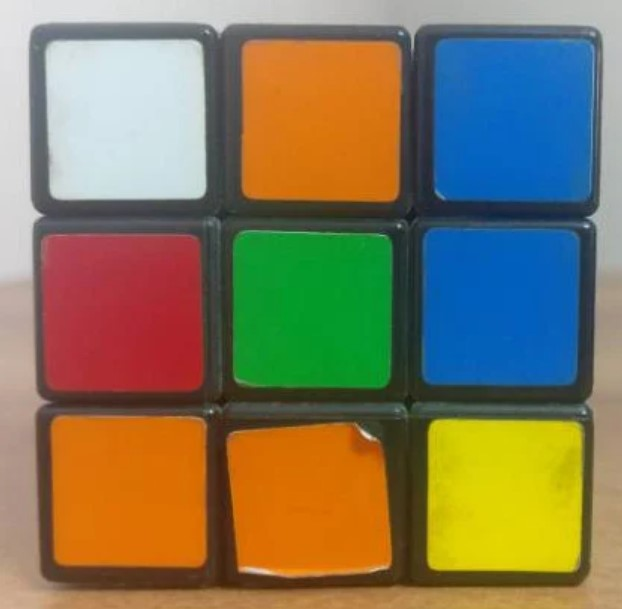
#> input picture mg06/cubic_puzzle.jpg, 622 x 609 px, found by its file name
$ python tugas04.py
#> lines starting #> are read from the running program, lines starting #| are printed output that depends on the picture
import cv2 as cv
import numpy as np
import matplotlib.pyplot as plt
import os

def cvt_gray(frame, c_bgr=(0.114, 0.587, 0.299)):
    # create black img that have similar size to img
    w,h,c = frame.shape
    gray = np.zeros( (w,h,c) )

    # extract 3 channel: bgr
    ch_b, ch_g, ch_r = frame[:,:,0], frame[:,:,1], frame[:,:,2]

    # convert bgr channel to gray
    for i in range(w):
        for j in range(h):
            gray[i][j]  = c_bgr[0] * ch_b[i][j] \
                            + c_bgr[1] * ch_g[i][j] \
                            + c_bgr[2] * ch_r[i][j]

    return gray


def run_tugas04(path="mg06/cubic_puzzle.jpg"):
    # read img in rgb color space
#> called with path = 'mg06/cubic_puzzle.jpg'
    img = cv.imread(path)
#> img is the input picture: shape (609, 622, 3); mean B, G, R 89.5, 120.8, 130.2
    gray = cv.cvtColor(img, cv.COLOR_RGB2GRAY)
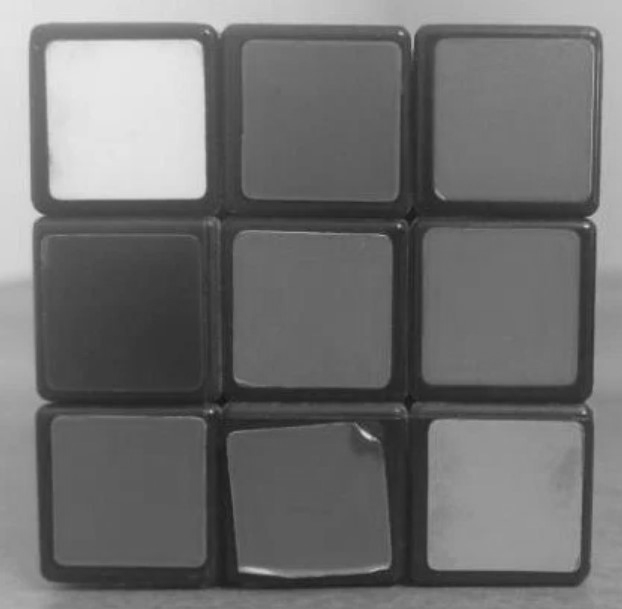
#> gray: shape (609, 622); min 15, max 232, mean 112.5

    gray2 = cvt_gray(img)
#> in cvt_gray, `ch_b, ch_g, ch_r = frame[:,:,0], frame[:,:,1], frame[:,:,2]`:
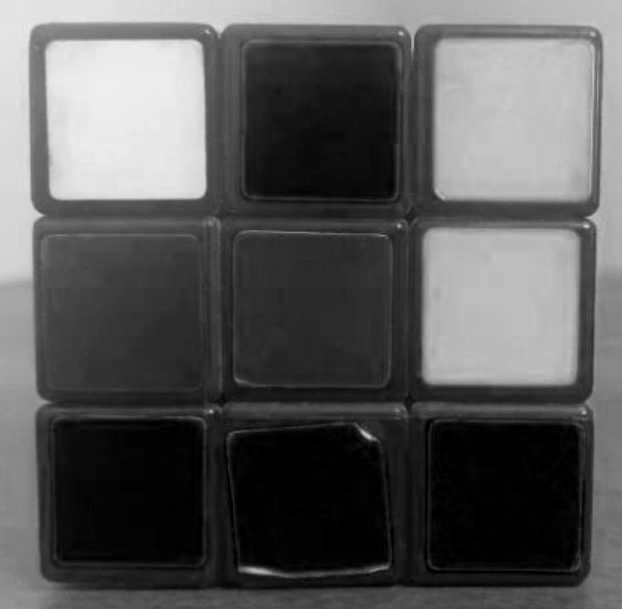
#> ch_b: shape (609, 622); min 0, max 238, mean 89.5
#> in cvt_gray, `ch_b, ch_g, ch_r = frame[:,:,0], frame[:,:,1], frame[:,:,2]`:
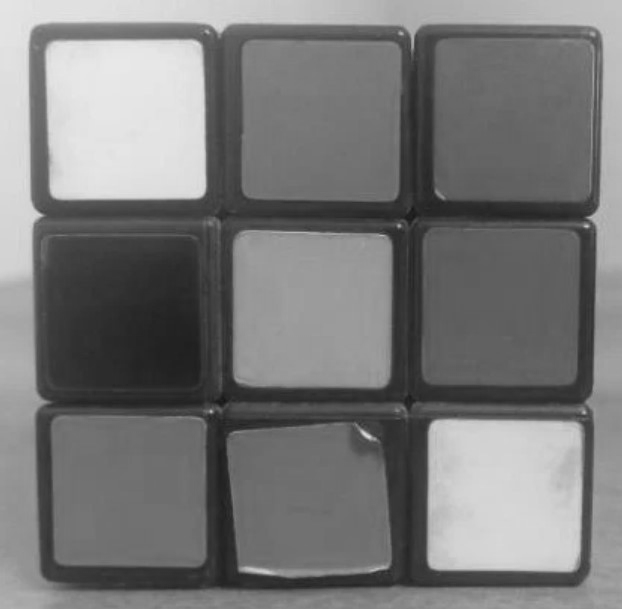
#> ch_g: shape (609, 622); min 19, max 232, mean 120.8
#> in cvt_gray, `ch_b, ch_g, ch_r = frame[:,:,0], frame[:,:,1], frame[:,:,2]`:
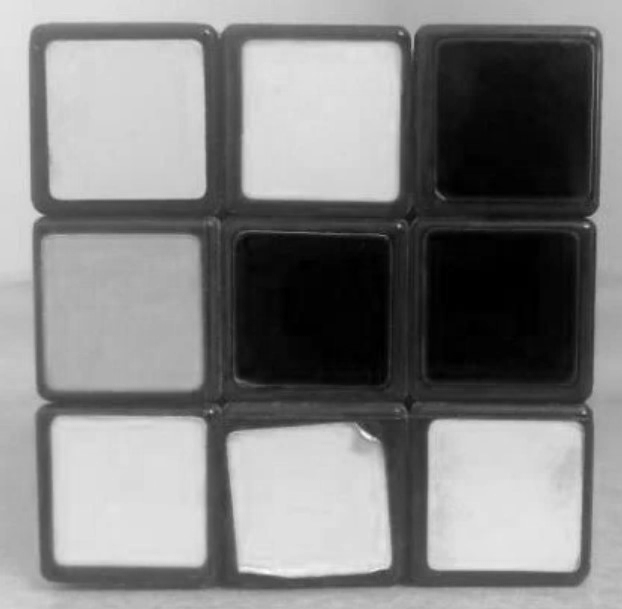
#> ch_r: shape (609, 622); min 0, max 255, mean 130.2
#> after the loop in cvt_gray, `for i in range(w):`:
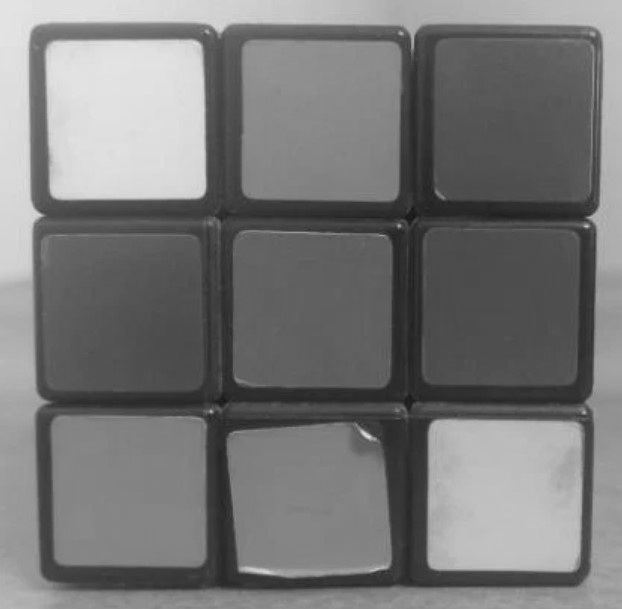
#> gray: shape (609, 622, 3) float64; min 20.95, max 229.2, mean 120

    # show image
    cv.imshow("Original", img)
    cv.imshow("Gray", gray)
    cv.imshow("Gray2", gray2)
    # cv.imshow("Extracted Color", extraced_color)

    cv.waitKey(0)
    cv.destroyAllWindows()
    print("Done")

if __name__ == "__main__":
    folder_path = "mg06/"
    path_arr = ["cubic_puzzle.jpg",
                "red_sample.jpg",
                "green_sample.jpg",
                "blue_sample.jpg"]
    # path_arr = ["cubic_puzzle.jpg"]
    for i in range(len(path_arr)):
        path_arr[i] = os.path.join(folder_path, path_arr[i])
        print(path_arr[i])
#> (the run stopped early here; a loop or call above may not have finished)
